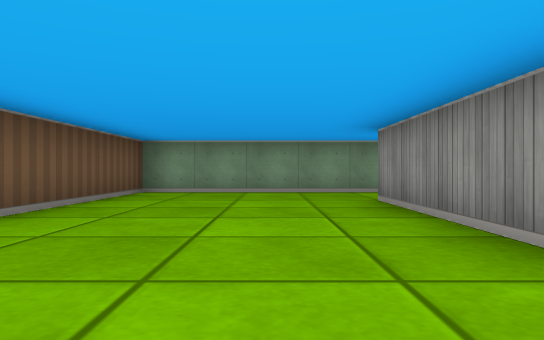
view 1 (above)

16 first-person views from a walk through a cub3D level. The camera is about half as high as the walls, looks level and sees 70° across. The floor is counted in squares. Each view is taken from the middle of a square. On the plan, view 1 faces up. The plan holds only what a view shows up to about 9 squares ahead; the rest is blank.

view 2
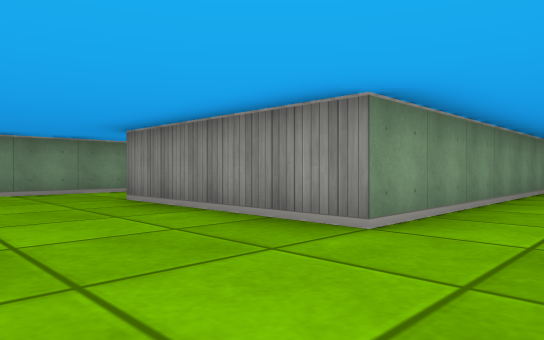

view 3
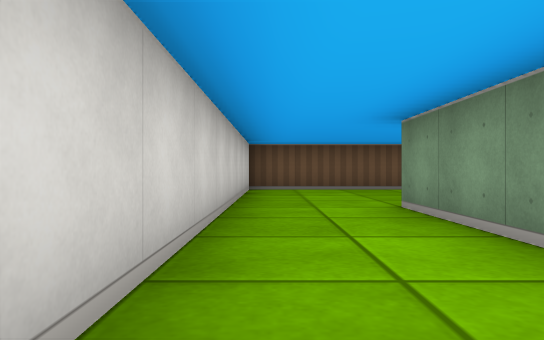

view 4
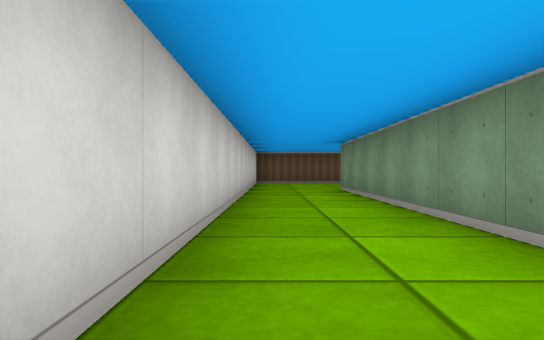

view 5
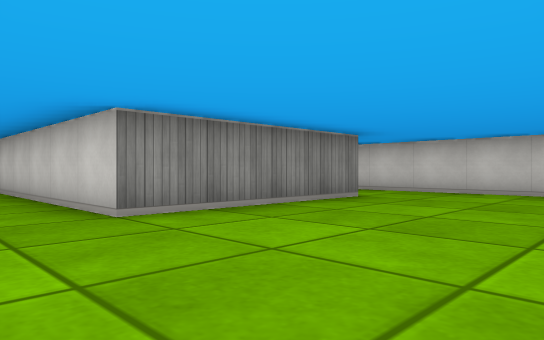

view 6
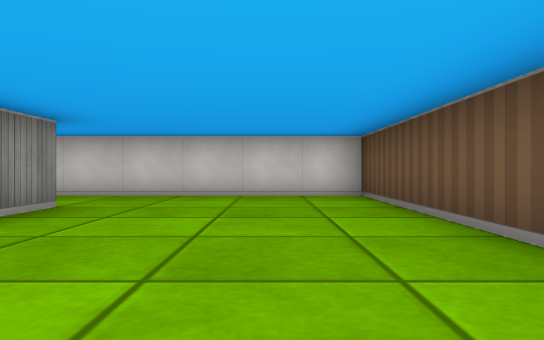

view 7
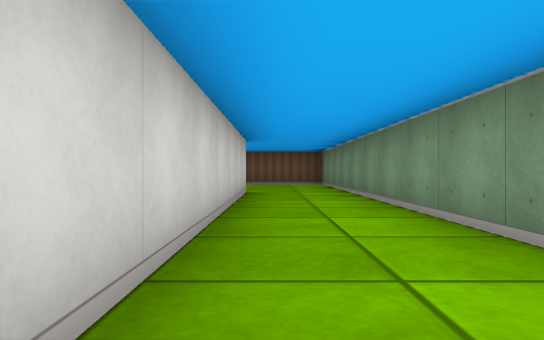

view 8
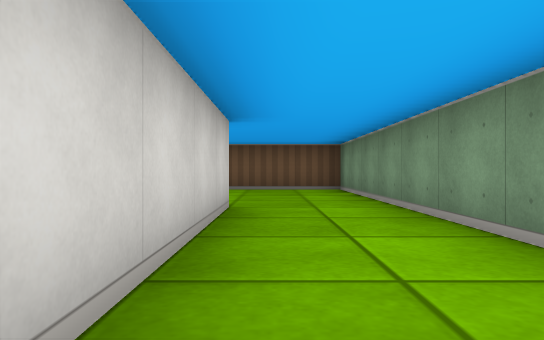

view 9
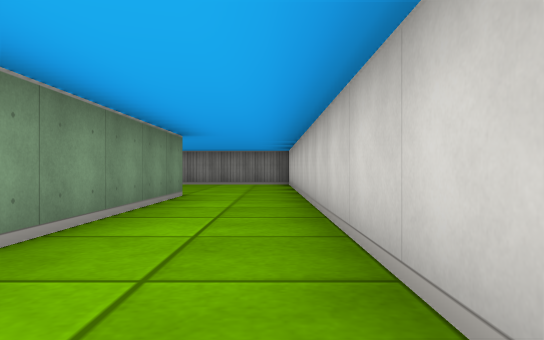

view 10
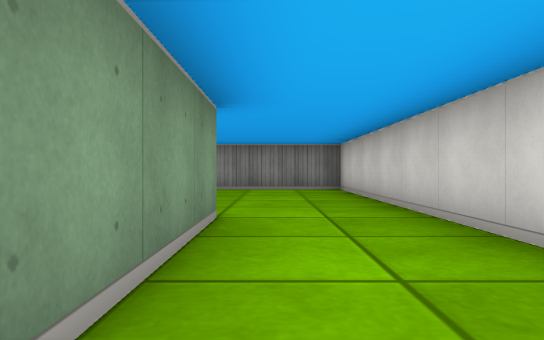

view 11
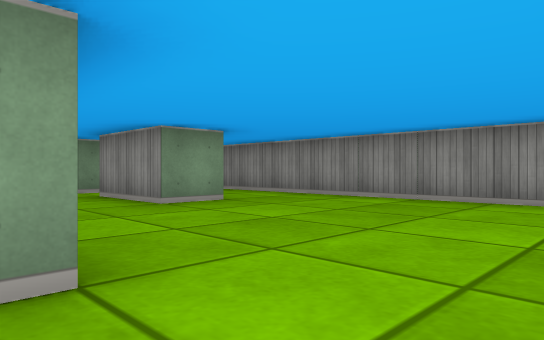

view 12
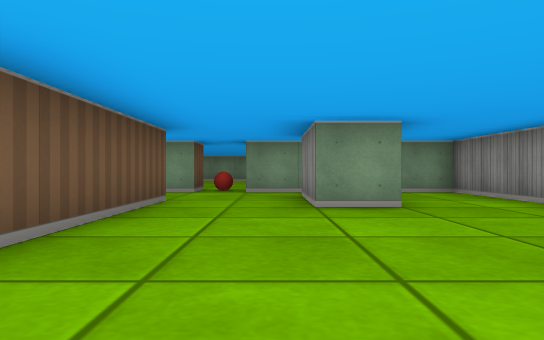

view 13
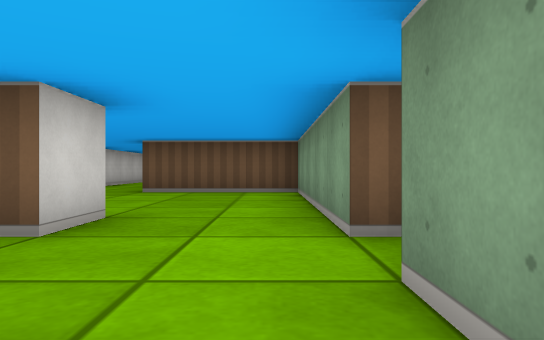

view 14
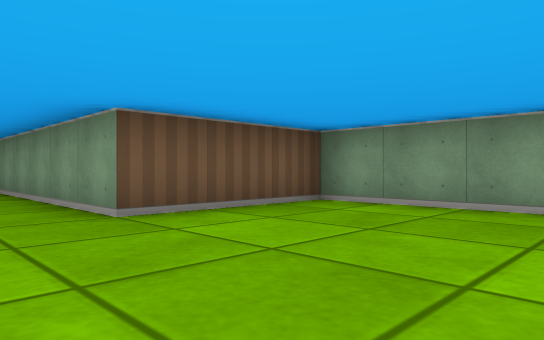

view 15
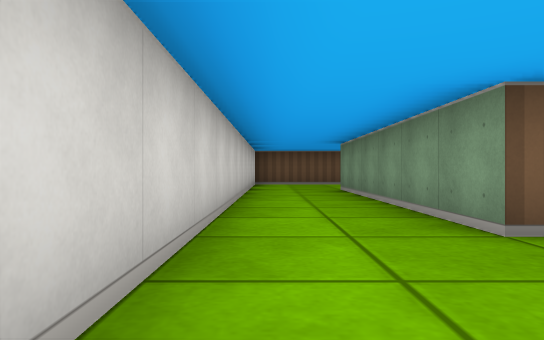

view 16
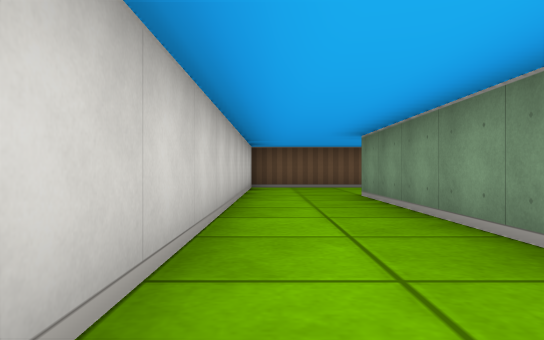

### Floor plan
Ten units are one square. View 1 is at (0, 0); x grows to the right and y downward. Boxes are objects, and circles mark ways between rooms. Rooms are numbered by the first view taken in them; rooms with no view inside come last. Other rooms are left out.
<svg viewBox="-30 -150 200 160">
<path fill="none" stroke="#000" d="M79 -15 15 -15 15 -55M15 -75 -25 -75 -25 5 94 5M115 -75 15 -75M115 -115 115 -81M146 -105 135 -105 135 -115M15 -55 165 -55 165 -125M140 -135 125 -135M135 -115 135 -125M115 -145 115 -135M105 -115 115 -115M115 -135 65 -135 65 -105 5 -105M-5 -85 84 -85M165 -125 165 -135 155 -135"/>
<rect x="115" y="-145" width="10" height="10" fill="#bbb"><title>ball</title></rect>
<circle cx="10" cy="-65" r="3" fill="#2a7"/>
<circle cx="125" cy="-110" r="3" fill="#2a7"/>
<circle cx="155" cy="-115" r="3" fill="#2a7"/>
<circle cx="110" cy="-125" r="3" fill="#2a7"/>
<circle cx="140" cy="-130" r="3" fill="#2a7"/>
<text x="120" y="-30">1</text>
<text x="110" y="-70">2</text>
<text x="130" y="-130">3</text>
<text x="70" y="-110">4</text>
<text x="150" y="-130">5</text>
</svg>
Room 1 opens to room 2. Room 2 opens to room 3. Room 2 opens to room 5. Room 3 opens to room 4. Room 3 opens to room 5.

Where each view was taken, in squares from view 1:
view 1: 0 up, 0 right, facing up
view 2: 0 up, 1 left, facing up-right
view 3: 0 up, 6 right, facing left
view 4: 0 up, 10 right, facing left
view 5: 7 up, 2 left, facing down-right
view 6: 6 up, 1 left, facing down
view 7: 6 up, 9 right, facing left
view 8: 6 up, 6 right, facing left
view 9: 6 up, 5 right, facing right
view 10: 7 up, 8 right, facing right
view 11: 6 up, 11 right, facing up-right
view 12: 6 up, 13 right, facing up
view 13: 13 up, 14 right, facing left
view 14: 9 up, 10 right, facing up-left
view 15: 9 up, 9 right, facing left
view 16: 9 up, 7 right, facing left
